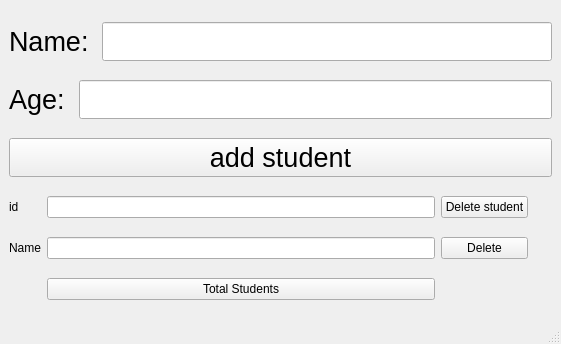
<?xml version="1.0" encoding="UTF-8"?>
<ui version="4.0">
 <class>MainWindow</class>
 <widget class="QMainWindow" name="MainWindow">
  <property name="geometry">
   <rect>
    <x>0</x>
    <y>0</y>
    <width>561</width>
    <height>344</height>
   </rect>
  </property>
  <property name="maximumSize">
   <size>
    <width>166649</width>
    <height>167777</height>
   </size>
  </property>
  <property name="windowTitle">
   <string>My first Qt App</string>
  </property>
  <property name="layoutDirection">
   <enum>Qt::LeftToRight</enum>
  </property>
  <widget class="QWidget" name="centralwidget">
   <layout class="QGridLayout" name="gridLayout">
    <item row="0" column="0" colspan="7">
     <layout class="QHBoxLayout" name="horizontalLayout">
      <item>
       <widget class="QLabel" name="nameLabel">
        <property name="font">
         <font>
          <pointsize>20</pointsize>
         </font>
        </property>
        <property name="text">
         <string>Name: </string>
        </property>
       </widget>
      </item>
      <item>
       <widget class="QLineEdit" name="nameLineEdit">
        <property name="font">
         <font>
          <pointsize>20</pointsize>
         </font>
        </property>
       </widget>
      </item>
     </layout>
    </item>
    <item row="1" column="0" colspan="7">
     <layout class="QHBoxLayout" name="horizontalLayout_2">
      <item>
       <widget class="QLabel" name="nameLabel_2">
        <property name="font">
         <font>
          <pointsize>20</pointsize>
         </font>
        </property>
        <property name="text">
         <string>Age: </string>
        </property>
       </widget>
      </item>
      <item>
       <widget class="QLineEdit" name="ageLineEdit">
        <property name="font">
         <font>
          <pointsize>20</pointsize>
         </font>
        </property>
       </widget>
      </item>
     </layout>
    </item>
    <item row="6" column="0">
     <widget class="QLabel" name="label">
      <property name="minimumSize">
       <size>
        <width>0</width>
        <height>0</height>
       </size>
      </property>
      <property name="text">
       <string>id</string>
      </property>
     </widget>
    </item>
    <item row="6" column="1">
     <widget class="QLineEdit" name="idLineEdit">
      <property name="maximumSize">
       <size>
        <width>200000</width>
        <height>16777215</height>
       </size>
      </property>
      <property name="alignment">
       <set>Qt::AlignBottom|Qt::AlignJustify</set>
      </property>
     </widget>
    </item>
    <item row="8" column="0">
     <widget class="QLabel" name="label_2">
      <property name="text">
       <string>Name</string>
      </property>
     </widget>
    </item>
    <item row="8" column="1">
     <widget class="QLineEdit" name="delNameLineEdit"/>
    </item>
    <item row="2" column="0" colspan="7">
     <widget class="QPushButton" name="submitPushButton">
      <property name="font">
       <font>
        <pointsize>20</pointsize>
       </font>
      </property>
      <property name="text">
       <string>add student</string>
      </property>
     </widget>
    </item>
    <item row="6" column="2">
     <widget class="QPushButton" name="deletePushButton">
      <property name="enabled">
       <bool>true</bool>
      </property>
      <property name="maximumSize">
       <size>
        <width>100</width>
        <height>16777215</height>
       </size>
      </property>
      <property name="mouseTracking">
       <bool>false</bool>
      </property>
      <property name="tabletTracking">
       <bool>false</bool>
      </property>
      <property name="layoutDirection">
       <enum>Qt::LeftToRight</enum>
      </property>
      <property name="autoFillBackground">
       <bool>false</bool>
      </property>
      <property name="text">
       <string>Delete student</string>
      </property>
      <property name="iconSize">
       <size>
        <width>16</width>
        <height>16</height>
       </size>
      </property>
      <property name="autoRepeat">
       <bool>false</bool>
      </property>
      <property name="autoExclusive">
       <bool>false</bool>
      </property>
      <property name="default">
       <bool>false</bool>
      </property>
      <property name="flat">
       <bool>false</bool>
      </property>
     </widget>
    </item>
    <item row="8" column="2">
     <widget class="QPushButton" name="deleteNamePushButton">
      <property name="text">
       <string>Delete</string>
      </property>
     </widget>
    </item>
    <item row="9" column="1">
     <widget class="QPushButton" name="totalPushButton">
      <property name="text">
       <string>Total Students</string>
      </property>
     </widget>
    </item>
   </layout>
  </widget>
  <widget class="QStatusBar" name="statusbar"/>
 </widget>
 <resources/>
 <connections/>
</ui>
